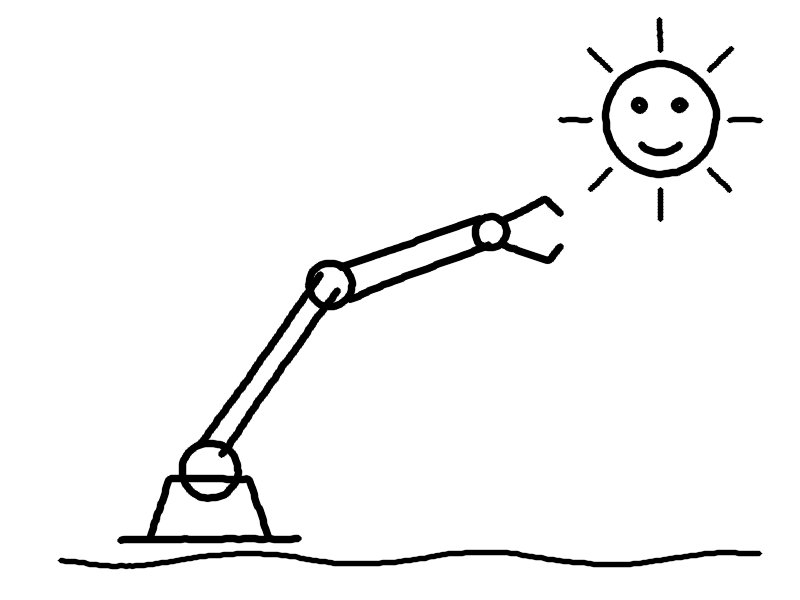
#> input picture examples/sketch.png, 800 x 600 px, found by its file name
$ python draw.py --image examples/sketch.png --width 160
#> lines starting #> are read from the running program, lines starting #| are printed output that depends on the picture; after the words box and inside, x2 and y2 are one past the last pixel; in counts of white or black regions, pixels touching at a corner belong together
### pathgen/sources.py
"""Turn text, parametric shapes, or a sketch image into pen strokes (lists of (N, 2) polylines, mm).

All outputs are in a paper frame: x to the right, y up, origin at the drawing's bottom-left.
"""
from __future__ import annotations

import numpy as np

Stroke = np.ndarray  # (N, 2) mm


# [59 lines left out: functions normalise, text_strokes, _resample_curve, shape_strokes, not called in this run]


# ----------------------------------------------------------------------------- images
def image_strokes(img, width_mm=100.0, mode="lines", min_len_px=8) -> list[Stroke]:
    """Vectorise a sketch or photo into single-line strokes.

    mode="lines": dark strokes on light paper (a drawing). Binarise (Otsu), skeletonise to
                  1-px centre-lines, then trace the skeleton graph into polylines.
    mode="edges": photo. Canny edge detection, then the same skeleton tracing.
    img: path or (H, W[, 3]) array.
    """
#> called with img = 'examples/sketch.png', width_mm = 160, mode = 'lines', min_len_px = 8
    import cv2
    from skimage.morphology import skeletonize

    if isinstance(img, (str, bytes)) or hasattr(img, "__fspath__"):
        img = cv2.imread(str(img), cv2.IMREAD_GRAYSCALE)
#> img is the input picture: shape (600, 800); min 0, max 255, mean 244.1
    elif img.ndim == 3:
        img = cv2.cvtColor(img.astype(np.uint8), cv2.COLOR_BGR2GRAY)
    img = cv2.GaussianBlur(img.astype(np.uint8), (3, 3), 0)
    if mode == "edges":
        mask = cv2.Canny(img, 50, 150) > 0
    else:
        _, bw = cv2.threshold(img, 0, 255, cv2.THRESH_BINARY_INV + cv2.THRESH_OTSU)
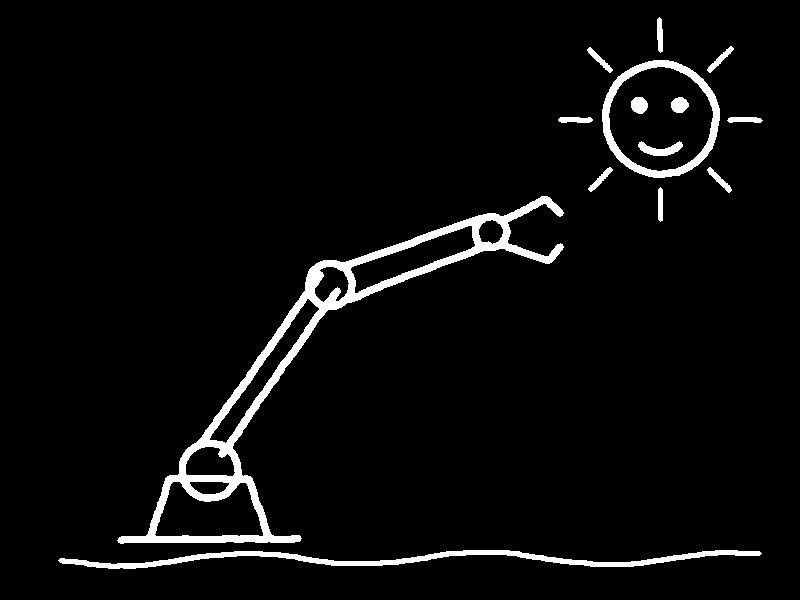
#> bw: shape (600, 800); 4.3% white; 14 white regions, largest, box (x1, y1, x2, y2) and area: (117, 196, 564, 544) 11865, (58, 550, 762, 569) 3713, (602, 60, 720, 178) 2620
        mask = bw > 0
    skel = skeletonize(mask)
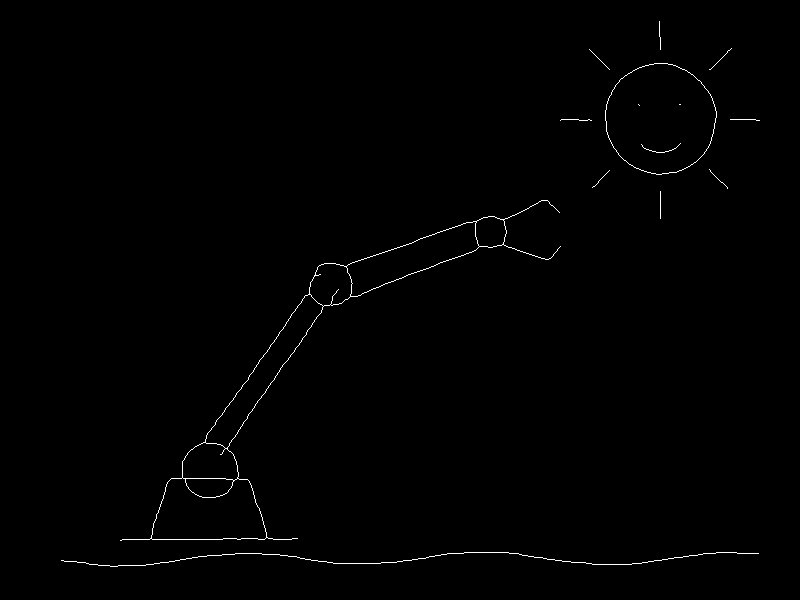
#> skel: shape (600, 800) bool; 0.56% white in thin lines or dots, all inside (x1, y1, x2, y2) = (61, 21, 760, 567)
    paths = trace_skeleton(skel)
    paths = [p for p in paths if len(p) >= min_len_px]
    if not paths:
        return []
    # pixel (row, col) -> paper (x right, y up)
    strokes = [np.c_[p[:, 1], skel.shape[0] - p[:, 0]].astype(float) for p in paths]
    return normalise(strokes, width_mm=width_mm)


_NB = [(-1, -1), (-1, 0), (-1, 1), (0, -1), (0, 1), (1, -1), (1, 0), (1, 1)]


def trace_skeleton(skel: np.ndarray) -> list[np.ndarray]:
    """Walk a 1-px skeleton into polylines. Starts at endpoints/junctions, then mops up loops."""
    H, W = skel.shape
#> H = 600; W = 800
    on = {(int(r), int(c)) for r, c in zip(*np.nonzero(skel))}
#> on = 2706 items

    def nbrs(p):
        return [(p[0] + dr, p[1] + dc) for dr, dc in _NB if (p[0] + dr, p[1] + dc) in on]

    degree = {p: len(nbrs(p)) for p in on}
#> degree = 2706 items
    used_edges: set = set()
    paths = []

    def walk(start, nxt):
#> called with start = (144, 641), nxt = (145, 642)
        path = [start, nxt]
#> path = [(144, 641), (145, 642)]
        used_edges.add(frozenset((start, nxt)))
        prev, cur = start, nxt
#> prev = (144, 641); cur = (145, 642)
        while degree[cur] == 2:
            cand = [q for q in nbrs(cur) if q != prev and frozenset((cur, q)) not in used_edges]
            if not cand:
                break
            prev, cur = cur, cand[0]
            used_edges.add(frozenset((prev, cur)))
            path.append(cur)
#> this loop made 39 passes
#> (prev, cur) on passes 1 to 12: ((145, 642), (146, 642)), ((146, 642), (147, 643)), ((147, 643), (148, 644)), ((148, 644), (148, 645)), ((148, 645), (149, 646)), ((149, 646), (149, 647)), ((149, 647), (149, 648)), ((149, 648), (150, 649)), ((150, 649), (150, 650)), ((150, 650), (150, 651)), ((150, 651), (151, 652)), ((151, 652), (151, 653))
#> after the loop, path = 41 pairs, first value 143 to 152, second value 641 to 680; used_edges = 40 items
        return path

    # 1) from endpoints and junctions
    for p in sorted(on, key=lambda q: degree[q] == 2):
        if degree[p] == 2:
            continue
        for q in nbrs(p):
            if frozenset((p, q)) not in used_edges:
                paths.append(walk(p, q))
    # 2) closed loops with no endpoint
    for p in on:
        for q in nbrs(p):
            if frozenset((p, q)) not in used_edges:
                paths.append(walk(p, q))
    return [np.array(pth) for pth in paths]

### pathgen/pipeline.py
"""End-to-end: request -> strokes -> simplify -> order -> reachability -> RAPID.

Requests are free text. With an Anthropic API key, Claude plans the layout (pathgen.llm);
otherwise a small grammar handles one or more clauses:
    "draw a 60 mm star"            "write 'Hello robot' 25 mm and a small star"
    "draw a hexagon 8 cm, then a circle"
or an image path (sketch or photo).
"""
from __future__ import annotations

import re
from dataclasses import dataclass, field

from pathgen import optimize, sources
from pathgen.rapid import rapid_stats, to_rapid
from pathgen.reach import Workcell, check_reach

SHAPES = ("circle", "star", "heart", "spiral", "hexagon", "pentagon", "square", "triangle", "octagon", "polygon")


# [17 lines left out: function parse_command, not called in this run]


@dataclass
class Job:
    strokes: list
    raw_strokes: list
    rapid: str
    stats: dict = field(default_factory=dict)


def build(request: str | None = None, image=None, image_mode="lines", width_mm=120.0, tol_mm=0.1,
          cell: Workcell | None = None, check=True, name="SynapseDraw", auto_place=False,
          use_llm: bool | None = None) -> Job:
    plan, planner = None, "image"
    if image is not None:
        raw = sources.image_strokes(image, width_mm=width_mm, mode=image_mode)
        desc = f"image: {image}" if isinstance(image, str) else "image"
    else:
        from pathgen.llm import plan_request, plan_to_strokes
        plan, planner = plan_request(request, use_llm=use_llm)
        raw = plan_to_strokes(plan)
        desc = f"request: {request}"
    raw = sources.normalise(raw, margin_mm=10.0)   # keep the drawing 10 mm in from the paper corner
    simp = optimize.simplify(raw, tol_mm)
    ordered = optimize.order_strokes(simp)
    stats = {
        "planner": planner,
        **({"plan": plan} if plan else {}),
        "strokes": len(raw),
        "points_raw": int(sum(len(s) for s in raw)),
        "points_simplified": int(sum(len(s) for s in ordered)),
        "draw_length_mm": optimize.draw_length(ordered),
        "pen_up_travel_naive_mm": optimize.pen_up_travel(simp),
        "pen_up_travel_greedy_mm": optimize.pen_up_travel(optimize.order_strokes(simp, two_opt=False)),
        "pen_up_travel_optimised_mm": optimize.pen_up_travel(ordered),
    }
    cell = cell or Workcell()
    if auto_place:
        from ml.dexterity import DexterityMap, optimise_placement
        res = optimise_placement(ordered, DexterityMap.load(), verbose=False)
        if res["cell"] is not None:
            cell = res["cell"]
            stats["placement"] = {"paper_origin_mm": [round(v, 1) for v in cell.paper_origin_mm],
                                  "yaw_deg": round(cell.yaw_deg, 1),
                                  "candidates_scored": res["n_candidates"],
                                  "surrogate_seconds": round(res["surrogate_seconds"], 2)}
    if check:
        rep = check_reach(ordered, cell)
        stats["reachability"] = rep.as_dict()
    code = to_rapid(ordered, name=name, pen_length_mm=cell.pen_length_mm, paper_origin_mm=cell.paper_origin_mm,
                    yaw_deg=cell.yaw_deg,
                    comment=desc)
    stats["rapid"] = rapid_stats(code)
    return Job(ordered, raw, code, stats)

### scripts/draw.py
"""Turn a request or a sketch into a ready-to-load ABB RAPID module.

    python scripts/draw.py "draw a 60 mm star"
    python scripts/draw.py "write 'Hello robot' 25 mm"
    python scripts/draw.py "sign 'Ada' about 3 cm tall with a small star to the right" --llm
    python scripts/draw.py --image examples/sketch.png --width 160
    python scripts/draw.py --demo          # regenerates results/pathgen_demo.png + examples/*.mod

Writes <out>.mod (RAPID), <out>.png (preview) and <out>.json (stats).
"""
import argparse
import json
import sys
import warnings
from pathlib import Path

import matplotlib

matplotlib.use("Agg")
import matplotlib.pyplot as plt  # noqa: E402
import numpy as np  # noqa: E402

ROOT = Path(__file__).resolve().parents[1]
sys.path.insert(0, str(ROOT))
warnings.filterwarnings("ignore")

from pathgen import optimize  # noqa: E402
from pathgen.pipeline import build  # noqa: E402

BLUE, ORANGE, GRAY, INK, INK2, GRID, BG = "#2a78d6", "#eb6834", "#b5b4ad", "#0b0b0b", "#52514e", "#e4e3de", "#fcfcfb"


# [61 lines left out: functions style, plot_plan, save, demo, not called in this run]


if __name__ == "__main__":
    p = argparse.ArgumentParser()
    p.add_argument("request", nargs="?")
    p.add_argument("--image")
    p.add_argument("--mode", default="lines", choices=["lines", "edges"], help="lines: sketch, edges: photo")
    p.add_argument("--width", type=float, default=120.0, help="drawing width for images (mm)")
    p.add_argument("--tol", type=float, default=0.1, help="simplification tolerance (mm)")
    p.add_argument("--out", default="results/drawing")
    p.add_argument("--auto-place", action="store_true",
                   help="choose paper position/rotation for maximum dexterity (learned map + IK check)")
    p.add_argument("--llm", dest="use_llm", action="store_true", default=None,
                   help="plan with Claude (default: when ANTHROPIC_API_KEY is set)")
    p.add_argument("--no-llm", dest="use_llm", action="store_false", help="rule-based parser only")
    p.add_argument("--demo", action="store_true")
    a = p.parse_args()
    if a.demo:
        demo()
    else:
        job = build(a.request, image=a.image, image_mode=a.mode, width_mm=a.width, tol_mm=a.tol,
                    auto_place=a.auto_place, use_llm=a.use_llm)
        save(job, ROOT / a.out)
        print(json.dumps(job.stats, indent=1))
        print(f"\nRAPID module -> {a.out}.mod")
